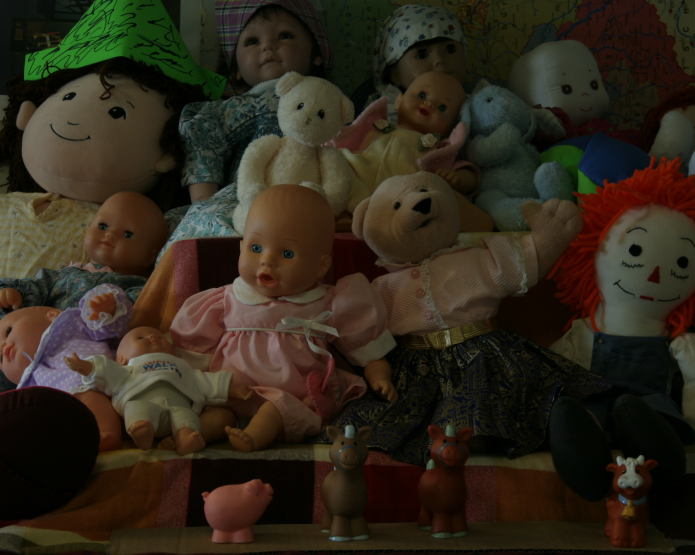
//> input picture Upsampling/data/view0.png, 1390 x 1110 px (shown at 1/2 size)
$ ./main   (built with g++ and OpenCV 4)
//> lines starting //> are read from the running program, lines starting //| are printed output that depends on the picture
#define _USE_MATH_DEFINES
#include <iostream>
#include <opencv2/opencv.hpp>

cv::Mat CreateGaussianKernel(int window_size, float spatial_sigma = 1) {
    cv::Mat kernel(cv::Size(window_size, window_size), CV_32FC1);

    int half_window_size = window_size / 2;

    // see: lecture_03_slides.pdf, Slide 13
    const double k = 2.5;
    const double r_max = std::sqrt(2.0 * half_window_size * half_window_size);
    //const double sigma = r_max / k;

    // sum is for normalization
    float sum = 0.0;

    for (int x = -window_size / 2; x <= window_size / 2; x++) {
        for (int y = -window_size / 2; y <= window_size / 2; y++) {
            float val = exp(-(x * x + y * y) / (2 * spatial_sigma * spatial_sigma));
            kernel.at<float>(x + window_size / 2, y + window_size / 2) = val;
            sum += val;
        }
    }

    // normalising the Kernel
    for (int i = 0; i < 5; ++i)
        for (int j = 0; j < 5; ++j)
            kernel.at<float>(i, j) /= sum;

    // note that this is a naive implementation
    // there are alternative (better) ways
    // e.g.
    // - perform analytic normalisation (what's the integral of the gaussian? :))
    // - you could store and compute values as uchar directly in stead of float
    // - computing it as a separable kernel [ exp(x + y) = exp(x) * exp(y) ] ...
    // - ...

    return kernel;
}
cv::Mat OurFilter_Bilateral(const cv::Mat& input, const int window_size = 5, float spatial_sigma = 1, float spectral_sigma = 1) {
    const auto width = input.cols;
    const auto height = input.rows;
    cv::Mat output(input.size(), input.type());

    cv::Mat gaussianKernel = CreateGaussianKernel(window_size, spatial_sigma);

    for (int r = 0; r < height; ++r) {
        for (int c = 0; c < width; ++c) {
            output.at<uchar>(r, c) = 0;
        }
    }

    auto d = [](float a, float b) {
        return std::abs(a - b);
    };

    auto p = [](float val, float spectral_sigma) {
        const float sigmaSq = spectral_sigma * spectral_sigma;
        const float normalization = std::sqrt(2 * M_PI) * spectral_sigma;
        return (1 / normalization) * std::exp(-val / (2 * sigmaSq));
    };
    for (int r = window_size / 2; r < height - window_size / 2; ++r) {
        for (int c = window_size / 2; c < width - window_size / 2; ++c) {

            float sum_w = 0;
            float sum = 0;
            //Scan the image with a sliding window, rc is the center of the window
            for (int i = -window_size / 2; i <= window_size / 2; ++i) {
                for (int j = -window_size / 2; j <= window_size / 2; ++j) {
                    //difference in gray level between the center of the window and the current level pixel
                    float range_difference//using the rgb image with the spectral filter
                        = d(input.at<uchar>(r, c), input.at<uchar>(r + i, c + j));
                    //if pixels are different in color -> p is small ,pixel from 2 different areas are less relevant
                    // 2d gaussian -less weight for faraway pixels
                    float w
                        = p(range_difference, spectral_sigma)//sigma for the spectral filter
                        * gaussianKernel.at<float>(i + window_size / 2, j + window_size / 2);

                    sum
                        += input.at<uchar>(r + i, c + j) * w;//using the depth image with the spatial filter
                    //used for normalization
                    sum_w
                        += w;
                }
            }

            output.at<uchar>(r, c) = sum / sum_w;

        }
    }
    return output;
}

void Guided_Joint_Bilateral(const cv::Mat& guidanceIMG, const cv::Mat& depthIMG, cv::Mat& output, const int window_size = 5, float spatial_sigma = 5, float spectral_sigma = 5) {
    const auto width = guidanceIMG.cols;
    const auto height = guidanceIMG.rows;

    cv::Mat gaussianKernel = CreateGaussianKernel(window_size, spatial_sigma);
    auto d = [](float a, float b) {
        return std::abs(a - b);
    };

    auto p = [](float val, float sigma) {
        const float sigmaSq = sigma * sigma;
        const float normalization = std::sqrt(2 * M_PI) * sigma;
        return (1 / normalization) * std::exp(-val / (2 * sigmaSq));
    };

    for (int r = window_size / 2; r < height - window_size / 2; ++r) {
        for (int c = window_size / 2; c < width - window_size / 2; ++c) {

            float sum_w = 0;
            float sum = 0;

            for (int i = -window_size / 2; i <= window_size / 2; ++i) {
                for (int j = -window_size / 2; j <= window_size / 2; ++j) {
                    //we use the guidance image here
                    float range_difference
                        = d(guidanceIMG.at<uchar>(r, c), guidanceIMG.at<uchar>(r + i, c + j));

                    float w
                        = p(range_difference, spectral_sigma)
                        * gaussianKernel.at<float>(i + window_size / 2, j + window_size / 2);

                    sum
                        += depthIMG.at<uchar>(r + i, c + j) * w;
                    sum_w
                        += w;
                }
            }

            output.at<uchar>(r, c) = sum / sum_w;

        }
    }
}

cv::Mat Upsampling(const cv::Mat& guidanceIMG, const cv::Mat& depthIMG) {
    // applying the joint bilateral filter to upsample a depth image, guided by an RGB image

    int uf = log2(guidanceIMG.rows / depthIMG.rows); // upsample factor
    cv::Mat D = depthIMG; // lowres depth image
    cv::Mat G = guidanceIMG; // highres rgb image
    cv::Mat G_temp;

    std:: cout << D.size();
    std::cout << uf;//upsamble factor: how many time i need to double the size of the depth image to have the same resolution of the gray level image
    float downsampleFactor = (1 / pow(4, uf));
    float newSize = downsampleFactor;
    cv::resize(D, D, cv::Size(), downsampleFactor, downsampleFactor, cv::INTER_NEAREST);
    for (int i = 0; i < uf; ++i)
    {
        // cv::resize(D, D, D.size() * 2);  //double the size of the depth image
        std::cout << D.size();
        cv::resize(G, G_temp, D.size());// resizing the rgb image rgb to depth image
        //applying jont bilateral filter use the gray level image as guidance
        Guided_Joint_Bilateral(G_temp, D, D, 5, 1);
    }
    cv::resize(D, D, guidanceIMG.size());  //resize depth to rgb image
    Guided_Joint_Bilateral(guidanceIMG, D, D, 5, 1);  //apply join bilateral to ful resolution image
    return D;
}
cv::Mat upsample(const cv::Mat& guideImage, const cv::Mat& inputImage) {
    int upsampleFactor = log2(guideImage.rows / inputImage.rows);
    cv::Mat upsampledImage = inputImage;

    for (int i = 1; i < upsampleFactor; ++i) {
        // Doubling the size of the image
        resize(upsampledImage, upsampledImage, cv::Size(), 2, 2);

        // Downscaling guide image
        cv::Mat downscaledGuideImage;
        cv::resize(guideImage, downscaledGuideImage, upsampledImage.size());

        // Filtering upscaled image
        Guided_Joint_Bilateral(upsampledImage, downscaledGuideImage, upsampledImage ,5 ,1);
    }
    resize(upsampledImage, upsampledImage, guideImage.size());
    Guided_Joint_Bilateral(upsampledImage, guideImage, upsampledImage ,5, 1);

    return upsampledImage;
}
int main() {
    cv::Mat img = cv::imread("C:/Users/haris/source/repos/Upsampling/data/view0.png", 0);//grayscale image
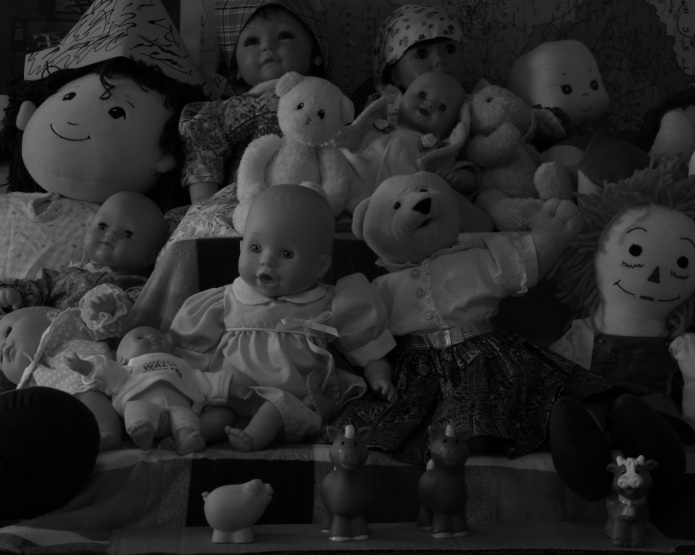
//> img: 1110 rows x 1390 cols, CV_8UC1 (shown at 1/2 size); min 0, max 171, mean 39.6
    cv::Mat imgRGB = cv::imread("C:/Users/haris/source/repos/Upsampling/data/view0.png");//low resolution depth image
//> imgRGB is the input picture: 1110 rows x 1390 cols, CV_8UC3; mean B, G, R 26.1, 39.3, 47.1
    //RGB image

    cv::imshow("RGB image", imgRGB);
    cv::waitKey();
    cv::Mat input = imgRGB.clone();
    cv::Mat noise(imgRGB.size(), imgRGB.type());
    uchar mean = 0;
    uchar stddev = 25;
    cv::randn(noise, mean, stddev);
    imgRGB += noise;

    cv::Mat UpsampledIMG;

    cv::Mat depthIMG = cv::imread("C:/Users/haris/source/repos/Upsampling/data/disp1.png", 0);//low resolution depth image
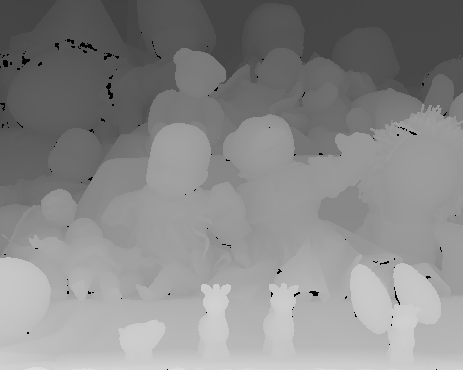
//> input picture Upsampling/data/disp1.png, 463 x 370 px
//> depthIMG is the input picture: 370 rows x 463 cols, CV_8UC1; min 0, max 221, mean 137
    cv::imshow("Low Resolution Depth Image", depthIMG);
    cv::waitKey();

    UpsampledIMG = upsample(imgRGB, depthIMG);
//> after the loop in Guided_Joint_Bilateral, `for (int r = window_size / 2; r < height - window_size / 2; ++r)`:
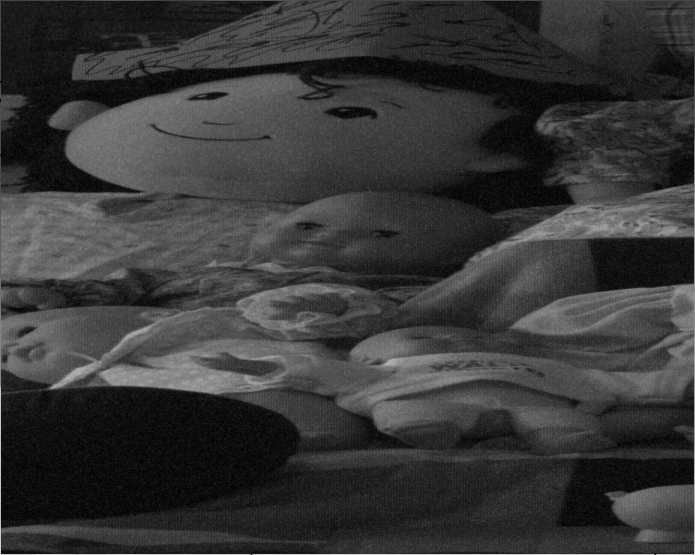
//> output: 1110 rows x 1390 cols, CV_8UC1 (shown at 1/2 size); min 0, max 221, mean 55.1
    cv::imshow("Upsampled image", UpsampledIMG);
    cv::waitKey();
    imwrite("C:/Users/haris/source/repos/Upsampling/data/UpsampledIMG.png", UpsampledIMG);

    //spectral filter, also called range kernel
    /*As the range parameter σr increases, the bilateral filter gradually approximates GaussiUpsampledIMGon mpre closely because
    the range Gaussian Gσr widens and flattens, i.e., is nearly
    constant over the intensity interval of the image.
    Increasing the spatial parameter σs smooths larger features.*/
    std::vector < float> spatial_sigmas = { 4,8,16,20 };
    std::vector < float> spectral_sigmas = { 1,5,15,30 };
    std::string r;
    for (float x : spatial_sigmas) {
        for (float y : spectral_sigmas) {
            cv::Mat output = OurFilter_Bilateral(img, 5, x, y);
            std::cout << "x=" << x << ", y=" << y << "\n";
            cv::imshow("OurFilter_Bilateral", output);
            r = "C:/Users/haris/source/repos/Upsampling/data/Bilateral/" + std::to_string(x) + " spatial_sigma, " + std::to_string(y) + " spectral_sigma.png";
            imwrite("C:/Users/haris/source/repos/Upsampling/data/Bilateral/" + std::to_string(x) + " spatial_sigma, " + std::to_string(y) + " spectral_sigma.png", output);
            std::cout << r;

        }
    }


    return 0;

}
